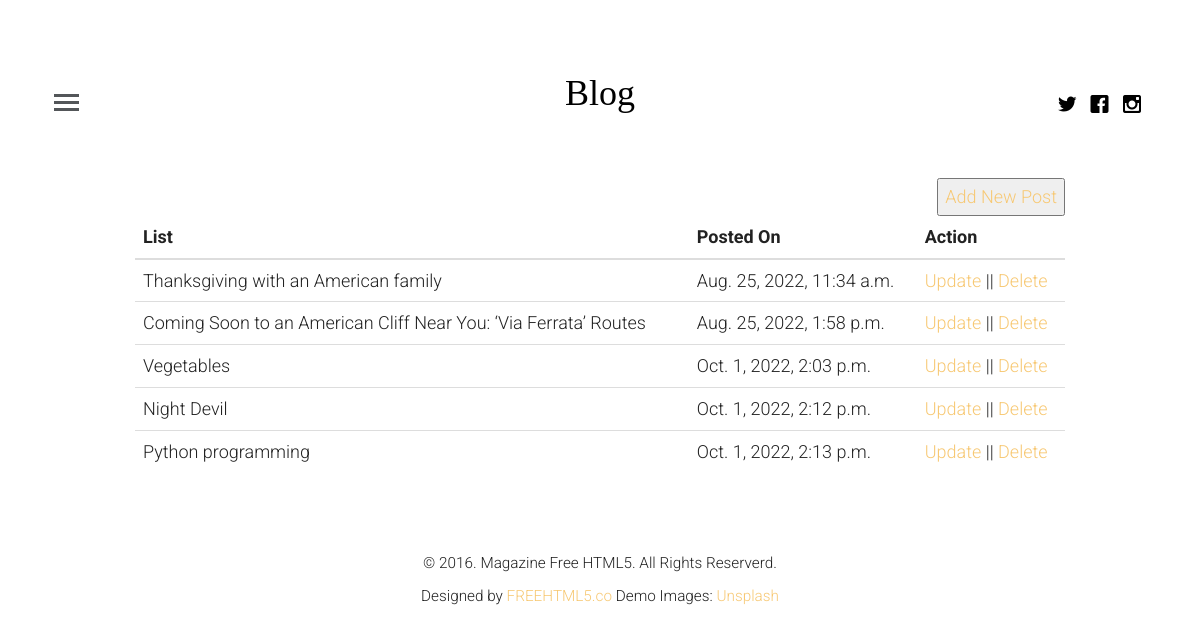
Screenshot of /profile_item/ (signed in) with the database file from the repository.
### app/models.py (models this page shows, shortened)
class Article(models.Model):
    article_author = models.ForeignKey(Author, on_delete=models.CASCADE)
    title = models.CharField(max_length=100)
    description = models.TextField(null=True)
    category = models.ForeignKey(Category, on_delete=models.CASCADE)
    posted_on = models.DateTimeField(auto_now=False, auto_now_add=True)
    updated_on = models.DateTimeField(auto_now=True, auto_now_add=False)
    image = models.ImageField()

### app/views.py (the view, shortened to what this page needs)
# urls.py: path('profile_item/', views.ProfileListItem, name='profile_item'),
def ProfileListItem(request):
    if request.user.is_authenticated:
        obj = get_object_or_404(User, id=request.user.id)
        author_profile = Author.objects.filter(name=obj.id)
        if author_profile:
            authUser = get_object_or_404(Author, name=request.user.id)
            post = Article.objects.filter(article_author=authUser.id)
            context = {
                'post': post,
                'obj': authUser
            }
            return render(request,'profile_item.html',context)
    else:
        return redirect('login')

### templates/profile_item.html (shortened to what this page needs)
{% extends 'base.html' %}
{% load static %}
{% block content %}
    <div class="container-fluid" style="width:80%">
        <div class="text-right">
            <a href="{% url 'form' %}"><button>Add New Post</button></a>
        </div>
		<div class="col fh5co-post-entry">
            <table class="table table-hover">
                <thead>
                    <tr>
                        <th>List</th>
                         <th>Posted On</th>
                         <th>Action</th>
                    </tr>
                </thead>
                <tbody>
                {% for p in post %}
                    <tr>
                       <td>{{p.title}}</td>
                        <td>{{p.posted_on}}</td>
                        <td><a href="{% url 'update' p.id %}">Update</a> || <a href="{% url 'delete' p.id %}">Delete</a></td>
                    </tr>
                {% endfor %}
                </tbody>
            </table>
        </div>
	</div>
{% endblock %}

### app/static/css/style.css (style rules this page uses)
body { font-family: "Roboto", arial, sans-serif; font-size: 18px; font-weight: 300; line-height: 1.8; color: #222; background: #fff; }
a { color: #f7c873; -webkit-transition: 0.5s; -o-transition: 0.5s; transition: 0.5s; }

### rows the page displays
Article: title "Thanksgiving with an American family", posted_on "Aug. 25, 2022, 11:34 a.m."
Article: title "Coming Soon to an American Cliff Near You: ‘Via Ferrata’ Routes", posted_on "Aug. 25, 2022, 1:58 p.m."
Article: title "Vegetables", posted_on "Oct. 1, 2022, 2:03 p.m."
Article: title "Night Devil", posted_on "Oct. 1, 2022, 2:12 p.m."
Article: title "Python programming", posted_on "Oct. 1, 2022, 2:13 p.m."
